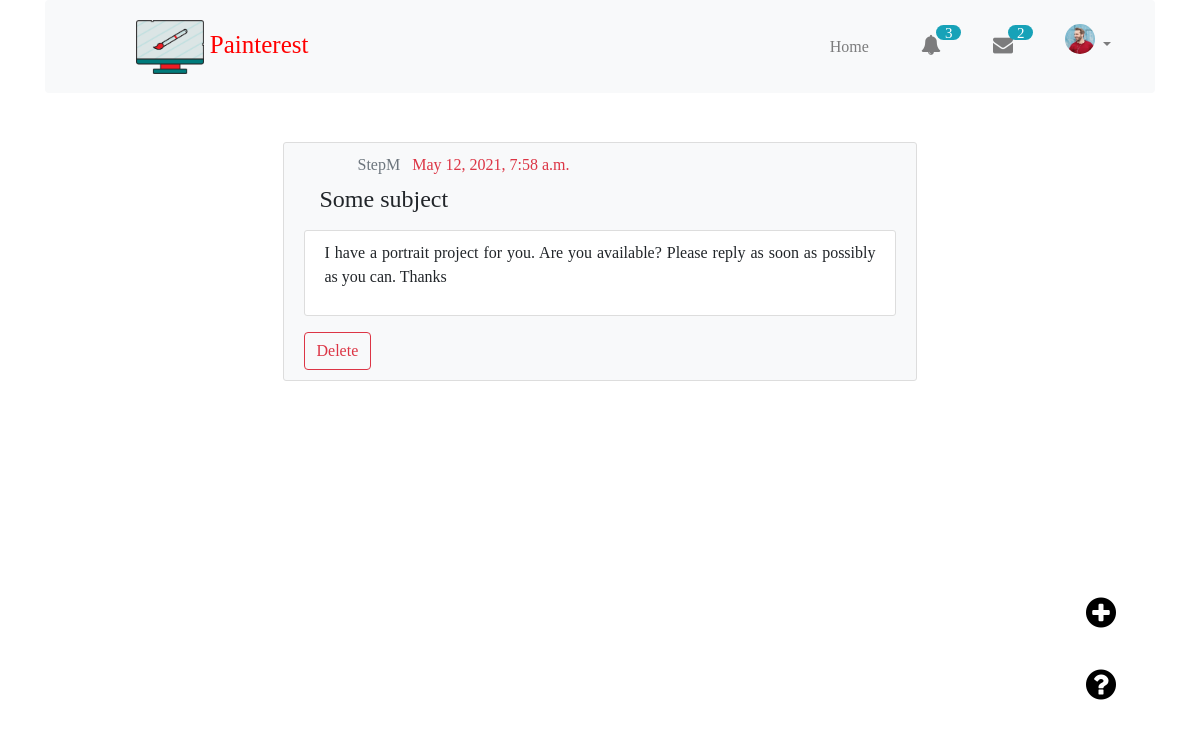
Page /view_message/1/ (signed in) on the earlier database version.
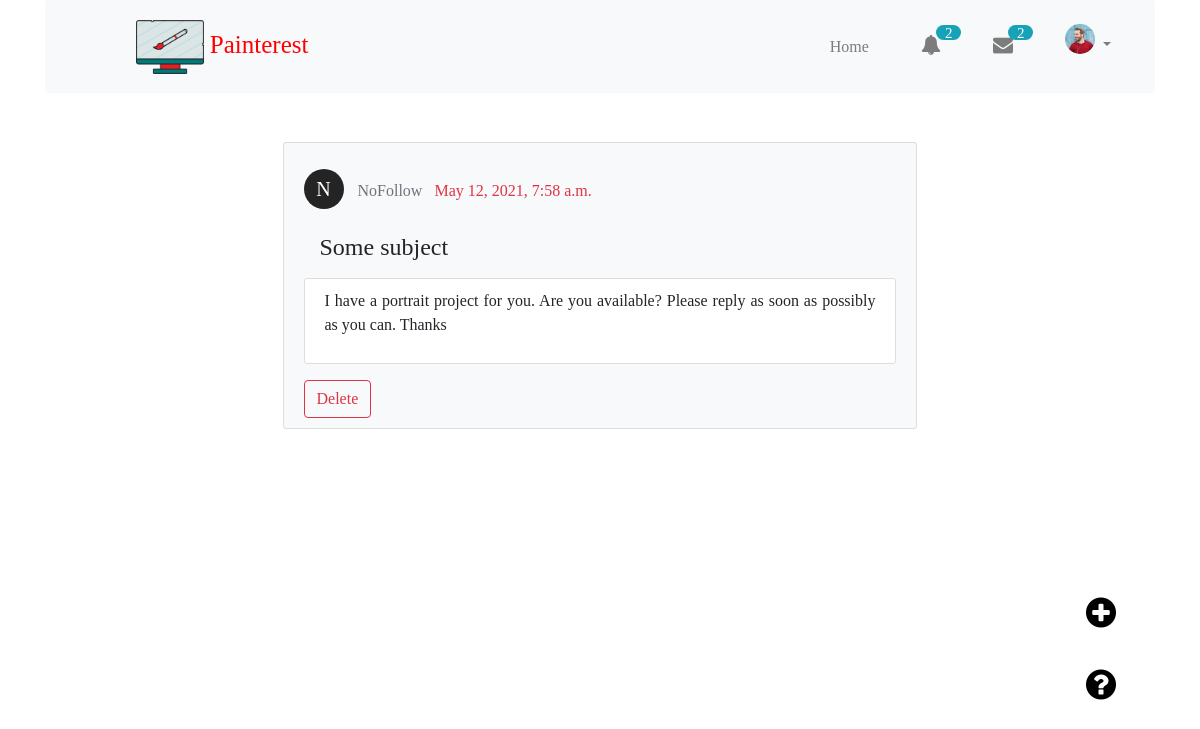
Same page on the later database version.
### main/models.py (models this page shows, shortened)
class Message(models.Model):
    sender = models.ForeignKey(settings.AUTH_USER_MODEL,
        on_delete=models.CASCADE, related_name='message_sender')
    recepient = models.ForeignKey(settings.AUTH_USER_MODEL,
        on_delete=models.CASCADE, related_name='message_recepient')
    subject = models.CharField(default='Some subject', max_length=100)
    message = models.TextField(blank=False)
    read = models.BooleanField(default=False)
    timestamp = models.DateTimeField(auto_now_add=True, db_index=True)
    class Meta:
        ordering = ('-timestamp',)

### users/models.py (models this page shows, shortened)
class CustomUser(AbstractUser):
    email = models.EmailField(unique=True, max_length=60)
    username = models.CharField(max_length=50, unique=True, validators=[alphanumeric])
    USERNAME_FIELD = 'email'
    REQUIRED_FIELDS = []

### main/views.py (the view)
# urls.py: path('view_message/<int:message_id>/', views.show_message, name='show_message'),
@login_required
def show_message(request, message_id):
    get_message = Message.objects.get(id=message_id)
    if request.user == get_message.recepient:
        get_message = Message.objects.get(id=message_id)
        get_message.read = True
        get_message.save()
    else:
        raise PermissionDenied
    context = {
        'notify': len(Action.objects.filter(user_id__in=request.user.following.values_list('id',
            flat=True), action_for=request.user, read=False)),
        'single_message': get_message,
        'unread_count': Message.objects.filter(recepient=request.user,
            read=False).count()
    }
    return render(request, 'main/single_message.html', context)

### main/templates/main/single_message.html (shortened to what this page needs)
{% extends 'main/base.html' %}
{% block content %}
<div class="row">
    <div class="col-md-7 col-sm-12 mx-auto">
        <div class="content-section bg-light" id="single_msg">
            {% if single_message.sender.profile.image.name == '90a70ab564f045a48488cd440f3b56e4-dp.jpg' %}
                <div class="pna d-inline-block my-3">{{ single_message.sender.username.0 }}</div>
                <span class="author mr-2 text-secondary">
                {{ single_message.sender.username }}</span>
                <span class="text-danger">{{ single_message.timestamp }}</span>
            {% else %}
                <span class="author mr-2 text-secondary">
                {{ single_message.sender.username }}
                </span>
                <span class="text-danger">{{ single_message.timestamp }}</span>
            {% endif %}
            <h4 class="ml-3 mt-2">{{ single_message.subject }}</h4>
            <div class="content-section my-3">
                <p class="the_message">
                    {{ single_message.message }}
                </p>
            </div>
            <a href="" class="btn btn-outline-danger" data-toggle='modal' data-target="#modaledit">Delete</a>
        </div>
    </div>
</div>
{% endblock %}

### main/templates/main/base.html (shortened to what this page needs)
{% load static %}
<!DOCTYPE html>
<html lang="en">
<head>
    <link rel="stylesheet" href="{% static 'main/css/bootstrap.css' %}">
    <link rel="stylesheet" href="{% static 'main/css/style.css' %}">
    <link rel="stylesheet" href="{% static 'main/fonts/fontawesome/css/font-awesome.min.css' %}">
</head>
<body>
    <div class="container">
        <nav class="navbar navbar-expand-lg navbar-light bg-light rounded">
            <a class="navbar-brand" href="{% url 'index' %}">
                <img src="/media/painterestLogo.png" class="logo img-fluid" alt=""> Painterest</a>
            <div class="collapse navbar-collapse" id="navbarNav">
                <ul class="navbar-nav d-flex">
                    <li class="nav-item">
                        <a class="nav-link" href="{% url 'index' %}">Home </a>
                    </li>
                    {% if not user.is_authenticated %}
                        <li class="nav-item">
                            <a class="nav-link" href="{% url 'register' %}" tabindex="-1" aria-disabled="true">Sign Up</a>
                        </li>
                        <li class="nav-item">
                            <a class="nav-link" href="{% url 'login' %}" tabindex="-1" aria-disabled="true">Login</a>
                        </li>
                    {% else %}
                        <li class="nav-item">
                            <a class="nav-link" href="{% url 'notifications' %}" tabindex="-1" aria-disabled="true">
                                <i class="fa fa-bell">
                                    {% if notify %}
                                        <span class="notificate badge-pill badge-info">{{ notify }}</span>
                                    {% endif %}
                                </i>
                            </a>
                        </li>
                        <li class="nav-item">
                            <a class="nav-link" href="{% url 'view_messages' %}" tabindex="-1" aria-disabled="true">
                                {% if unread_count %}
                                    <i class="fa fa-envelope">
                                        <span class="notificate badge-pill badge-info">{{ unread_count }}</span>
                                    </i>
                                {% else %}
                                    <i class="fa fa-envelope-open">
                                        <span class="notificate badge-pill badge-info"></span>
                                    </i>
                                {% endif %}
                            </a>
                        </li>
                        <li class="nav-item dropdown">
                            <a class="nav-link dropdown-toggle" href="#" id="dropdown09"
                                data-toggle="dropdown" aria-haspopup="true" aria-expanded="false">
                                {% if user.profile.image.name == '90a70ab564f045a48488cd440f3b56e4-dp.jpg' %}
                                    <div class="profile_badge">{{ user.username.0 }}</div>
                                {% else %}
                                    <img class="rounded-circle badge-account-img" src="{{ user.profile.image.url }}">
                                {% endif %}
                            </a>
                        </li>
                    {% endif %}
                </ul>
            </div>
        </nav>
    </div>
    <div class="container mt-5">
        <div class="col-md-5 mx-auto my-auto">
        </div>
        {% block content %} {% endblock %}
        {% if user.is_authenticated %}
            <div class="add">
                <a href="{% url 'add_paint' %}"><i class=" fa fa-plus-circle"></i></a>
            </div>
        {% endif %}
        <div>
            <label for="crazy" class="quest">
                <i class="fa fa-question-circle"></i>
            </label>
        </div>
    </div>
</body>
</html>

Differences in the rows shown:
changed Message "Some subject": sender_id 3 → 18 (drawn); sender.username.0 (not shown) → "N"; sender.username "StepM" → "NoFollow"
Other differences:
{{ notify }}: "3" → "2"
